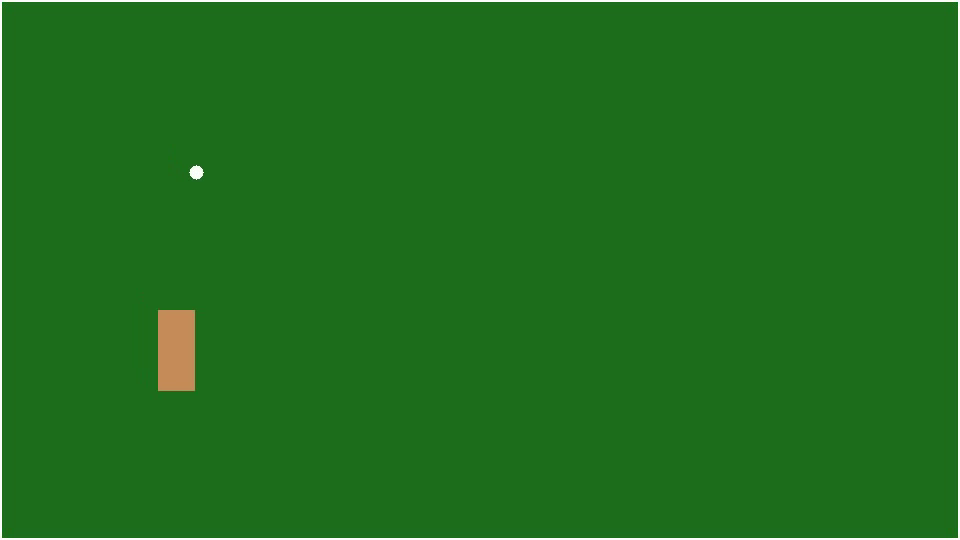
#> input picture frame 15 of cv-and-yolo/assets/day14_capstone_demo.mp4, 960 x 540 px
$ python day14_capstone.py
#> lines starting #> are read from the running program, lines starting #| are printed output that depends on the picture; after the words box and inside, x2 and y2 are one past the last pixel; in counts of white or black regions, pixels touching at a corner belong together
#> further down, frame is the input picture: shape (540, 960, 3); mean B, G, R 30, 110.9, 31.6
"""
DAY 14 — Capstone: A Small Sports Analytics Pipeline
=========================================================

RECAP: You now know every piece:
  Day 1  -> boxes & coordinate systems
  Day 2  -> IoU & NMS
  Day 3-4 -> running YOLO & reading its output
  Day 5-6 -> what's happening inside the network
  Day 7-9 -> building a dataset, training, evaluating
  Day 10  -> running detection over video, measuring speed
  Day 11  -> tracking (giving objects persistent IDs across frames)
  Day 12  -> handling small objects
  Day 13  -> converting pixel positions to real-world court coordinates

Today you wire ALL of it into one pipeline:

                  VIDEO
                    |
                    v
                 DETECT (per frame)
                    |
             +------+------+
             v             v
         players          ball
             |             |
             +------+------+
                    v
                 TRACK (persistent IDs, Day 11)
                    |
                    v
             COURT GEOMETRY (Day 13: pixel -> meters)
                    |
                    v
                ANALYTICS
                    |
        +-----------+-----------+
        v           v           v
     heatmap   trajectories   speed

WHY SYNTHETIC DATA AGAIN
----------------------------
Real sports footage + a model actually trained to detect "player"/"ball"
is a full separate project (weeks, not a capstone script). To make sure
this file is something you can run RIGHT NOW and see a full pipeline work
end-to-end, we generate a synthetic video with a known-ground-truth moving
player and bouncing ball, and detect them with simple, fast color-based
detection (same technique as Day 11) instead of a trained YOLO model.

THIS IS THE KEY LESSON OF THE CAPSTONE: the detector is a SWAPPABLE
component. Every other piece of this pipeline (tracking, geometry,
analytics, rendering) works completely unchanged whether the boxes come
from color thresholding, a toy YOLO model like Day 8's, or a
production-grade fine-tuned one. If you later train a real player/ball
YOLO model (Day 7-9 for real footage), you'd swap ONLY the `detect()`
function below and keep everything downstream identical.

Run with:  python day14_capstone.py
"""

import os
import time
import numpy as np
import cv2
import matplotlib.pyplot as plt

PROJECT_ROOT = os.path.join(os.path.dirname(__file__), "..")
ASSETS_DIR = os.path.join(PROJECT_ROOT, "assets")
VIDEO_PATH = os.path.join(ASSETS_DIR, "day14_capstone_demo.mp4")

WIDTH, HEIGHT, FPS, N_FRAMES = 960, 540, 30, 150


# %% ------------------------------------------------------------------
# SECTION 1 — Generate the demo video: a player walking + a bouncing ball
# ------------------------------------------------------------------
# [29 lines left out: function make_capstone_video, not called in this run]


if not os.path.exists(VIDEO_PATH):
    make_capstone_video(VIDEO_PATH)
print(f"Using video: {VIDEO_PATH}")


# %% ------------------------------------------------------------------
# SECTION 2 — DETECT: the swappable component
# ------------------------------------------------------------------
# In a real system, this function's BODY would be:
#     results = model(frame, verbose=False)[0]
#     return [(box, "player" if cls==0 else "ball") for box, cls in ...]
# using a YOLO model fine-tuned like Day 8. Here, color thresholds stand
# in, but the FUNCTION SIGNATURE (frame in, list of (box, class_name) out)
# is exactly what a real detector would also provide -- that's the
# contract that keeps everything below unaffected by the swap.

def detect(frame_bgr):
    detections = []

    # NOTE: we use RETR_LIST (not RETR_EXTERNAL) below. Our frame has a
    # hollow white court-outline rectangle drawn on it, and separately, a
    # white ball blob floating inside it. RETR_EXTERNAL's "outermost
    # contours only" rule can drop a blob that sits inside another
    # shape's hole, even when the blob itself doesn't touch that shape --
    # a real gotcha worth knowing. RETR_LIST returns every contour and we
    # filter by size ourselves instead, which is simpler and reliable here.

    # "player" = the orange-ish rectangle (BGR (90,140,200) ~= HSV hue 14)
    hsv = cv2.cvtColor(frame_bgr, cv2.COLOR_BGR2HSV)
#> hsv: shape (540, 960, 3); mean H, S, V 59.6, 189.4, 111.2
    player_mask = cv2.inRange(hsv, (5, 80, 80), (25, 255, 255))
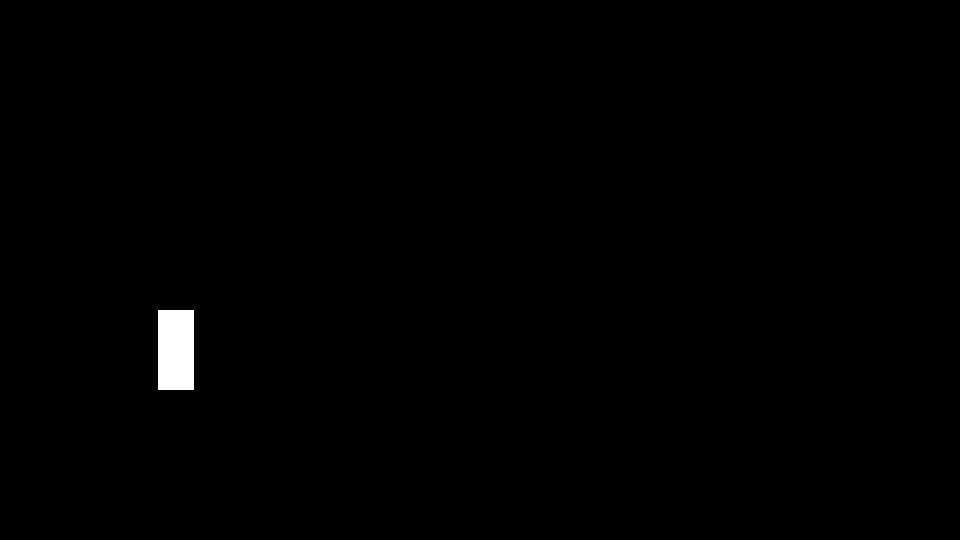
#> player_mask: shape (540, 960); 0.56% white; 1 white region, box (x1, y1, x2, y2) and area: (158, 310, 194, 390) 2880
    contours, _ = cv2.findContours(player_mask, cv2.RETR_LIST, cv2.CHAIN_APPROX_SIMPLE)
#> contours = [[[158, 310], [158, 389], [193, 389], [193, 310]]]
    for c in contours:
        x, y, w, h = cv2.boundingRect(c)
        if w * h > 200:
            detections.append(([x, y, x + w, y + h], "player"))
#> this loop made 1 pass
#> (c, x, y, w, h) on pass 1: ([[158, 310], [158, 389], [193, 389], [193, 310]], 158, 310, 36, 80)
#> after the loop, detections = [([158, 310, 194, 390], 'player')]

    # "ball" = bright white blob
    gray = cv2.cvtColor(frame_bgr, cv2.COLOR_BGR2GRAY)
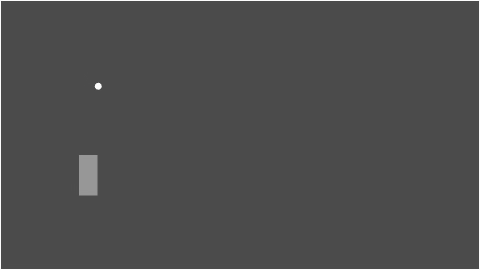
#> gray: shape (540, 960) (shown at 1/2 size); min 67, max 255, mean 77.6
    _, ball_mask = cv2.threshold(gray, 220, 255, cv2.THRESH_BINARY)
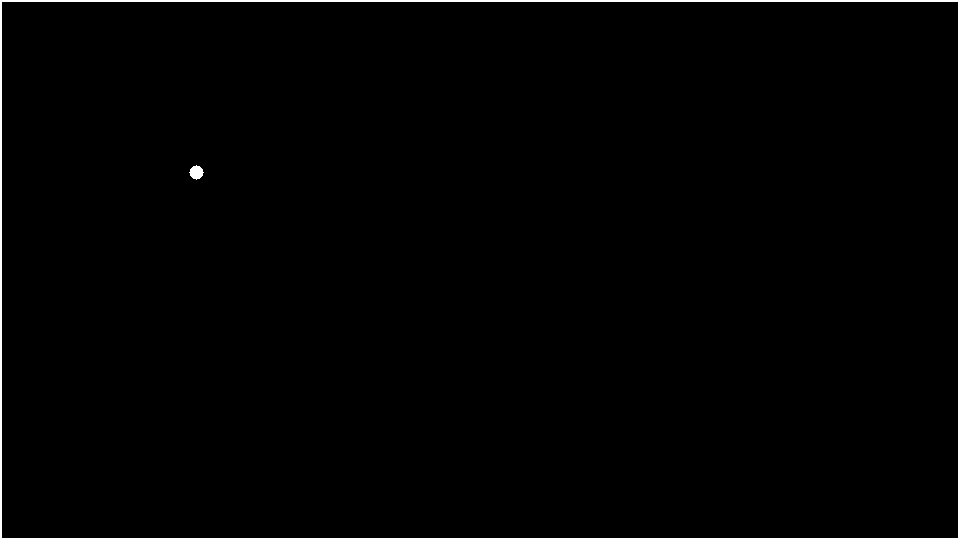
#> ball_mask: shape (540, 960); 1.2% white; 2 white regions
    contours, _ = cv2.findContours(ball_mask, cv2.RETR_LIST, cv2.CHAIN_APPROX_SIMPLE)
#> contours = 3 contours; box (x1, y1, x2, y2) and area: (0, 0, 960, 540) 516901, (1, 1, 959, 539) 513907, (189, 165, 204, 180) 130
    for c in contours:
        x, y, w, h = cv2.boundingRect(c)
        if 10 < w * h < 400:
            detections.append(([x, y, x + w, y + h], "ball"))
#> this loop made 3 passes
#> (x, y, w, h) on passes 1 to 2: (189, 165, 15, 15), (1, 1, 958, 538)
#> after the loop, detections = [([158, 310, 194, 390], 'player'), ([189, 165, 204, 180], 'ball')]

    return detections


# %% ------------------------------------------------------------------
# SECTION 3 — TRACK: reuse Day 11's IoU tracker (one instance per class)
# ------------------------------------------------------------------
def iou(box_a, box_b):
    ax1, ay1, ax2, ay2 = box_a
    bx1, by1, bx2, by2 = box_b
    ix1, iy1 = max(ax1, bx1), max(ay1, by1)
    ix2, iy2 = min(ax2, bx2), min(ay2, by2)
    iw, ih = max(0.0, ix2 - ix1), max(0.0, iy2 - iy1)
    inter = iw * ih
    union = (ax2 - ax1) * (ay2 - ay1) + (bx2 - bx1) * (by2 - by1) - inter
    return inter / union if union > 0 else 0.0


class Track:
    _next_id = 0

    def __init__(self, box):
        self.id = Track._next_id
        Track._next_id += 1
        self.box = box
        self.age_since_seen = 0

    def update(self, box):
        self.box = box
        self.age_since_seen = 0

    def mark_missed(self):
        self.age_since_seen += 1


class SimpleTracker:
    def __init__(self, iou_threshold=0.1, max_age=8):
        self.tracks = []
        self.iou_threshold = iou_threshold
        self.max_age = max_age

    def update(self, boxes):
        unmatched = list(range(len(boxes)))
        for track in self.tracks:
            best_iou, best_idx = 0.0, -1
            for i in unmatched:
                v = iou(track.box, boxes[i])
                if v > best_iou:
                    best_iou, best_idx = v, i
            if best_iou >= self.iou_threshold:
                track.update(boxes[best_idx])
                unmatched.remove(best_idx)
            else:
                track.mark_missed()
        for i in unmatched:
            self.tracks.append(Track(boxes[i]))
        self.tracks = [t for t in self.tracks if t.age_since_seen <= self.max_age]
        return [t for t in self.tracks if t.age_since_seen == 0]


trackers = {"player": SimpleTracker(iou_threshold=0.2, max_age=8),
            "ball": SimpleTracker(iou_threshold=0.05, max_age=8)}


# %% ------------------------------------------------------------------
# SECTION 4 — GEOMETRY: pixel -> court meters (Day 13)
# ------------------------------------------------------------------
# Calibrate against our known synthetic court: the video frame IS the
# court, edge to edge (we drew a white outline for exactly this reason).
# A real project would calibrate this once, manually, against real court
# markings visible in the camera's actual footage.

COURT_LENGTH_M, COURT_WIDTH_M = 20.0, 11.0   # arbitrary units for this demo court

image_corners = np.array([[0, 0], [WIDTH, 0], [WIDTH, HEIGHT], [0, HEIGHT]], dtype=np.float32)
court_corners = np.array([
    [0, 0], [COURT_LENGTH_M, 0], [COURT_LENGTH_M, COURT_WIDTH_M], [0, COURT_WIDTH_M]
], dtype=np.float32)
H, _ = cv2.findHomography(image_corners, court_corners)


def pixel_to_court(xy, H):
    pt = np.array([[xy]], dtype=np.float32)
    return cv2.perspectiveTransform(pt, H)[0, 0]


def foot_point(box):
    x1, y1, x2, y2 = box
    return np.array([(x1 + x2) / 2, y2])


# %% ------------------------------------------------------------------
# SECTION 5 — RUN THE FULL PIPELINE OVER THE VIDEO
# ------------------------------------------------------------------
cap = cv2.VideoCapture(VIDEO_PATH)
output_path = os.path.join(ASSETS_DIR, "day14_final_output.mp4")
writer = cv2.VideoWriter(output_path, cv2.VideoWriter_fourcc(*"mp4v"), FPS, (WIDTH, HEIGHT))

# Analytics accumulators
court_trajectories = {"player": {}, "ball": {}}   # track_id -> list of (X, Y) meters
frame_times_ms = []
frame_idx = 0

while True:
    success, frame = cap.read()
    if not success:
        break

    start = time.perf_counter()
    detections = detect(frame)
    elapsed_ms = (time.perf_counter() - start) * 1000
    frame_times_ms.append(elapsed_ms)

    for class_name, tracker in trackers.items():
        boxes = [box for box, cname in detections if cname == class_name]
        active_tracks = tracker.update(boxes)

        for track in active_tracks:
            court_xy = pixel_to_court(foot_point(track.box), H)
            court_trajectories[class_name].setdefault(track.id, []).append(tuple(court_xy))

            x1, y1, x2, y2 = [int(v) for v in track.box]
            color = (0, 165, 255) if class_name == "player" else (255, 255, 255)
            cv2.rectangle(frame, (x1, y1), (x2, y2), color, 2)
            cv2.putText(frame, f"{class_name}#{track.id} ({court_xy[0]:.1f},{court_xy[1]:.1f})m",
                        (x1, max(0, y1 - 6)), cv2.FONT_HERSHEY_SIMPLEX, 0.4, color, 1, cv2.LINE_AA)
#> this loop made 2 passes
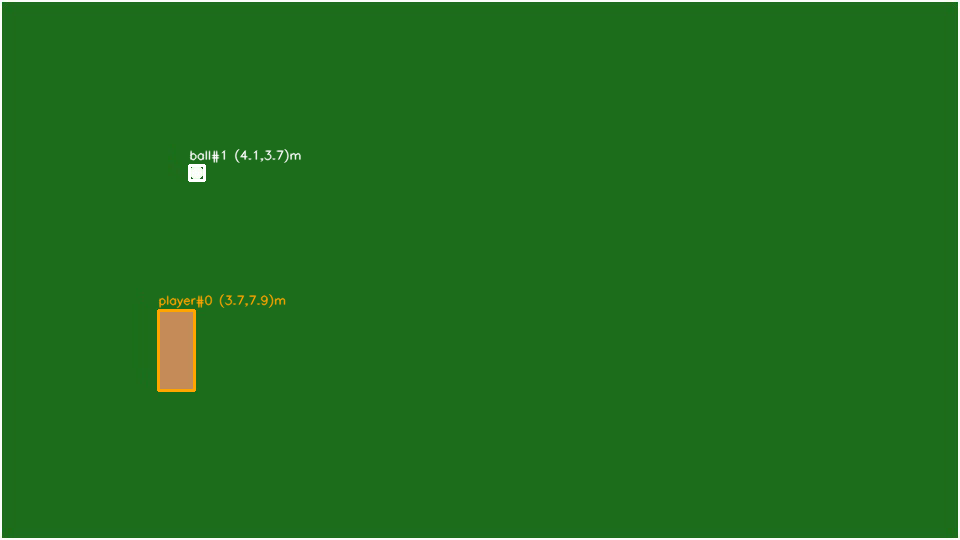
#> frame: shape (540, 960, 3); 0.47% of pixels changed, all inside (x1, y1, x2, y2) = (157, 149, 301, 392)

    writer.write(frame)
    frame_idx += 1

cap.release()
writer.release()
avg_ms = np.mean(frame_times_ms)
print(f"\nProcessed {frame_idx} frames.")
print(f"Avg detect() time/frame: {avg_ms:.2f} ms  -> ~{1000/avg_ms:.0f} fps pipeline throughput")
print(f"Saved annotated video: {output_path}")


# %% ------------------------------------------------------------------
# SECTION 6 — ANALYTICS: trajectories, heatmap, speed
# ------------------------------------------------------------------
# [11 lines left out: function track_speed_kmh, not called in this run]


fig, axes = plt.subplots(1, 3, figsize=(18, 5))

# --- Trajectories ---
ax = axes[0]
for class_name, tracks in court_trajectories.items():
    for track_id, points in tracks.items():
        if len(points) < 3:
            continue
        points = np.array(points)
        ax.plot(points[:, 0], points[:, 1], marker="o", markersize=2,
                label=f"{class_name}#{track_id}")
ax.set_title("Trajectories (court meters)")
ax.set_xlim(-1, COURT_LENGTH_M + 1)
ax.set_ylim(COURT_WIDTH_M + 1, -1)
ax.legend(fontsize=8)
ax.set_aspect("equal")
ax.grid(alpha=0.3)

# --- Heatmap (player positions only -- more meaningful for occupancy) ---
ax = axes[1]
all_player_points = np.array(
    [p for pts in court_trajectories["player"].values() for p in pts]
)
if len(all_player_points) > 0:
    heatmap, xedges, yedges = np.histogram2d(
        all_player_points[:, 0], all_player_points[:, 1],
        bins=[20, 12], range=[[0, COURT_LENGTH_M], [0, COURT_WIDTH_M]],
    )
    ax.imshow(heatmap.T, origin="lower", extent=[0, COURT_LENGTH_M, 0, COURT_WIDTH_M],
              cmap="hot", aspect="auto")
ax.set_title("Player position heatmap")

# --- Speed bar chart ---
ax = axes[2]
labels, speeds = [], []
for class_name, tracks in court_trajectories.items():
    for track_id, points in tracks.items():
        if len(points) < 3:
            continue
        labels.append(f"{class_name}#{track_id}")
        speeds.append(track_speed_kmh(points, FPS))
ax.bar(labels, speeds, color=["orange" if "player" in l else "gray" for l in labels])
ax.set_ylabel("avg speed (km/h)")
ax.set_title("Average speed per track")
ax.tick_params(axis="x", rotation=45)

plt.tight_layout()
plt.savefig(os.path.join(ASSETS_DIR, "day14_analytics.png"))
plt.close()
print("\nSaved: day14_analytics.png")

for label, speed in zip(labels, speeds):
    print(f"  {label:15s} avg speed = {speed:6.2f} km/h")


# %% ------------------------------------------------------------------
# SECTION 7 — Summary: what this capstone proves you can do
# ------------------------------------------------------------------
print("""
You just ran, end to end:
  video -> per-frame detection -> multi-object tracking (persistent IDs)
        -> pixel-to-court geometry -> trajectories, heatmap, speed
        -> a rendered output video with live annotations
        -> measured pipeline throughput (fps)

The ONLY thing standing between this and a real sports analytics tool is
swapping detect() for a real fine-tuned YOLO model (Day 7-9, on real
labeled footage of your actual sport) and calibrating the homography
(Day 13) against your actual camera/court. Every other stage of this
pipeline -- tracking, geometry, analytics, rendering, performance
measurement -- is exactly what you already built today.
""")


# %% ------------------------------------------------------------------
# DAY 14 CHECKPOINT (final)
# ------------------------------------------------------------------
"""
Test 1 — Draw the full pipeline (video -> ... -> analytics) from memory,
  labeling which Day introduced each stage.

Test 2 — What is the ONE function you'd need to change to plug in a real,
  trained-on-real-footage YOLO model instead of the color-based detector?
  What stays exactly the same?

Test 3 — Why do we use the FOOT point (not box center) when converting a
  detection to court coordinates? (Day 13)

Test 4 — Open day14_analytics.png. Does the heatmap match where you'd
  expect the player to spend time, given the zig-zag walking path in
  Section 1? Does the ball's speed look higher than the player's, and
  does that match what you'd expect physically?

Test 5 — If your pipeline's fps throughput is lower than the source
  video's fps, what are your options? (Day 10 -- name at least 2.)

Test 6 — Pick ONE thing from Days 1-13 that you still feel shaky on.
  Re-run that day's script, re-read its comments, and re-do its
  checkpoint before considering the whole 14-day path complete.

If you can do all 6: you've completed the path. You went from "I don't
know what YOLO is" to "I can take a new detection problem, prepare data,
train YOLO, evaluate it, diagnose failures, run it on video, and add
tracking/geometry" -- exactly the goal stated on Day 1.
"""

if __name__ == "__main__":
    print("\nDay 14 script finished. This is the end of the 14-day path.")

$ run again, starting later in the video
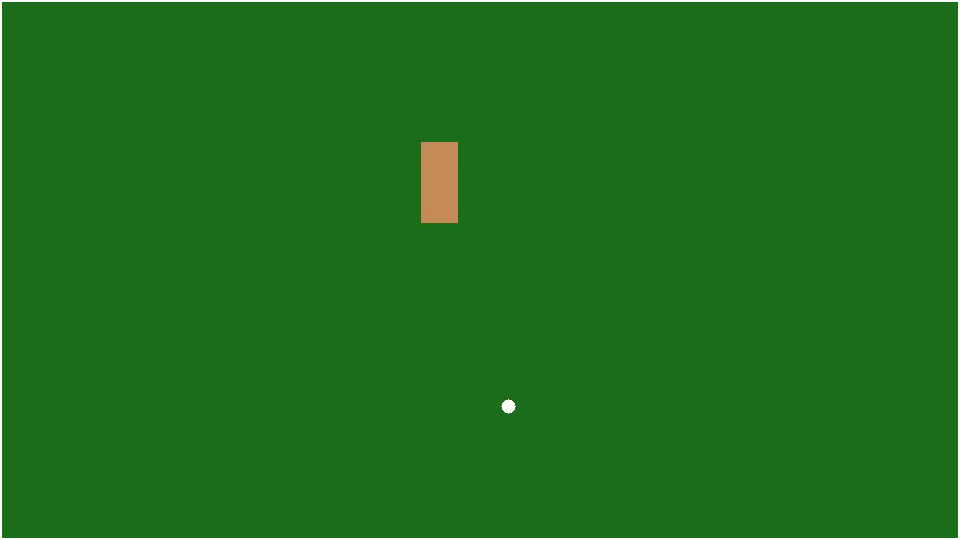
#> input picture frame 67 of cv-and-yolo/assets/day14_capstone_demo.mp4, 960 x 540 px
#> frame is the input picture: shape (540, 960, 3); mean B, G, R 30, 110.9, 31.6
#> hsv: shape (540, 960, 3); mean H, S, V 59.6, 189.4, 111.2
#> in detect, `player_mask = cv2.inRange(hsv, (5, 80, 80), (25, 255, 255))`:
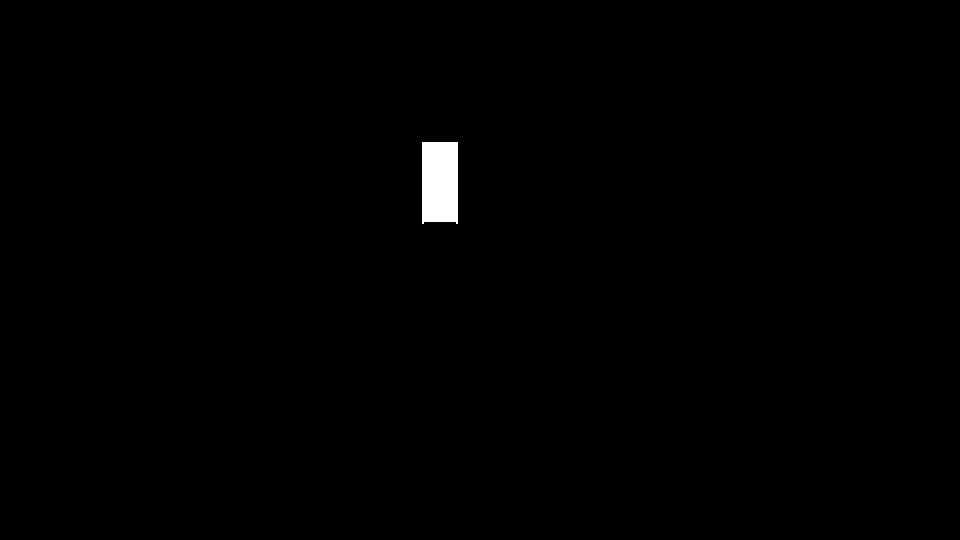
#> player_mask: shape (540, 960); 0.56% white; 1 white region
#> in detect, `contours, _ = cv2.findContours(player_mask, cv2.RETR_LIST, cv2.CHAIN_A..`: contours = 1 contour; box (x1, y1, x2, y2) and area: (422, 142, 458, 224) 2770
#> the loop in detect, `for c in contours:` made 1 pass
#> (x, y, w, h) on pass 1: (422, 142, 36, 82)
#> after the loop in detect, `for c in contours:`: detections = [([422, 142, 458, 224], 'player')]
#> ball_mask: shape (540, 960); 1.2% white; 2 white regions
#> in detect, `contours, _ = cv2.findContours(ball_mask, cv2.RETR_LIST, cv2.CHAIN_APP..`: contours = 3 contours; box (x1, y1, x2, y2) and area: (0, 0, 960, 540) 516901, (1, 1, 959, 539) 513907, (501, 399, 516, 414) 130
#> the loop in detect, `for c in contours:` made 3 passes
#> (x, y, w, h) on passes 1 to 2: (501, 399, 15, 15), (1, 1, 958, 538)
#> after the loop in detect, `for c in contours:`: detections = [([422, 142, 458, 224], 'player'), ([501, 399, 516, 414], 'ball')]
#> the loop `for class_name, tracker in trackers.items():` made 2 passes
#> after the loop `for class_name, tracker in trackers.items():`:
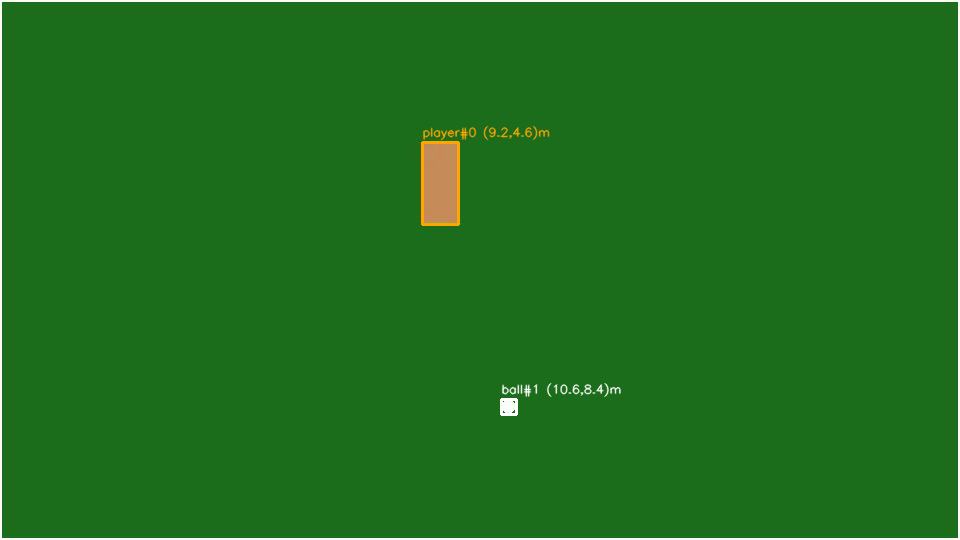
#> frame: shape (540, 960, 3); 0.5% of pixels changed, all inside (x1, y1, x2, y2) = (421, 126, 621, 416)
